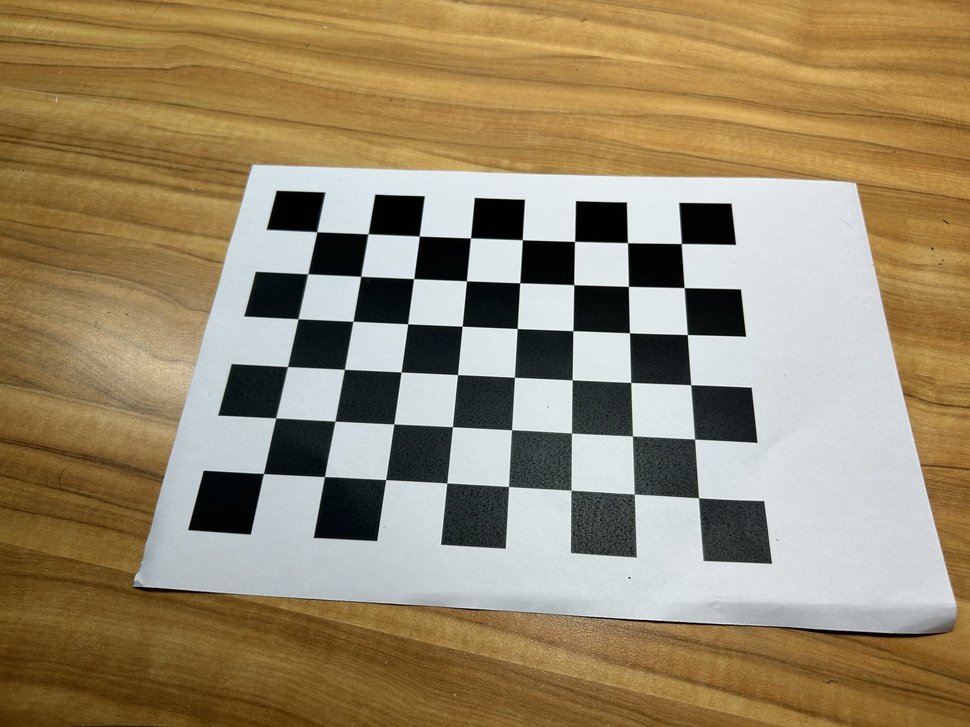
#> input picture AssignmentIII/PartA/calibrate_src/IMG_0.jpg, 970 x 727 px, shrunk from 4032 x 3024 before the run
$ python hw3_b.py
#> lines starting #> are read from the running program, lines starting #| are printed output that depends on the picture; after the words box and inside, x2 and y2 are one past the last pixel; in counts of white or black regions, pixels touching at a corner belong together
import cv2
import math
import os
import matplotlib.pyplot as plt

while True:
    print("enter filepath reletive to current working directory")
    print("current working directory is " + os.getcwd())
    print("example: ./images/er7-1.jpg")
    filepath = input("filepath: ")
#> the answer given: ../PartA/calibrate_src/IMG_0.jpg
    fig = plt.figure()
    fig.suptitle("Image: " + os.path.basename(filepath))
    plt.subplots_adjust(
                    bottom=0,
                    wspace=0,
                    hspace=0.42)

    img = cv2.imread(filepath)
#> img is the input picture: shape (727, 970, 3); mean B, G, R 106.3, 135.8, 151.8
    h, w = img.shape[:2]
#> h = 727; w = 970

    # plot original image
    ax = fig.add_subplot(3, 2, 1)
    plt.imshow(img)
    ax.set_title('Original image')

    ori_img = img.copy()
    img = cv2.cvtColor(img, cv2.COLOR_BGR2GRAY)
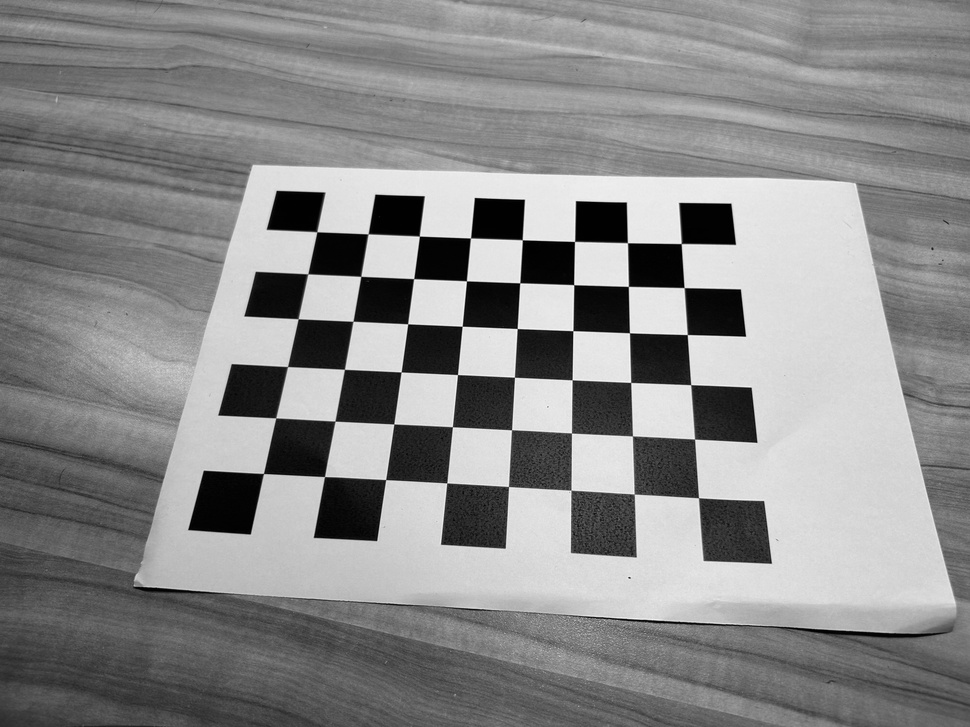
#> img: shape (727, 970); min 0, max 254, mean 137.3
    img = cv2.GaussianBlur(img, (9, 9), 0)
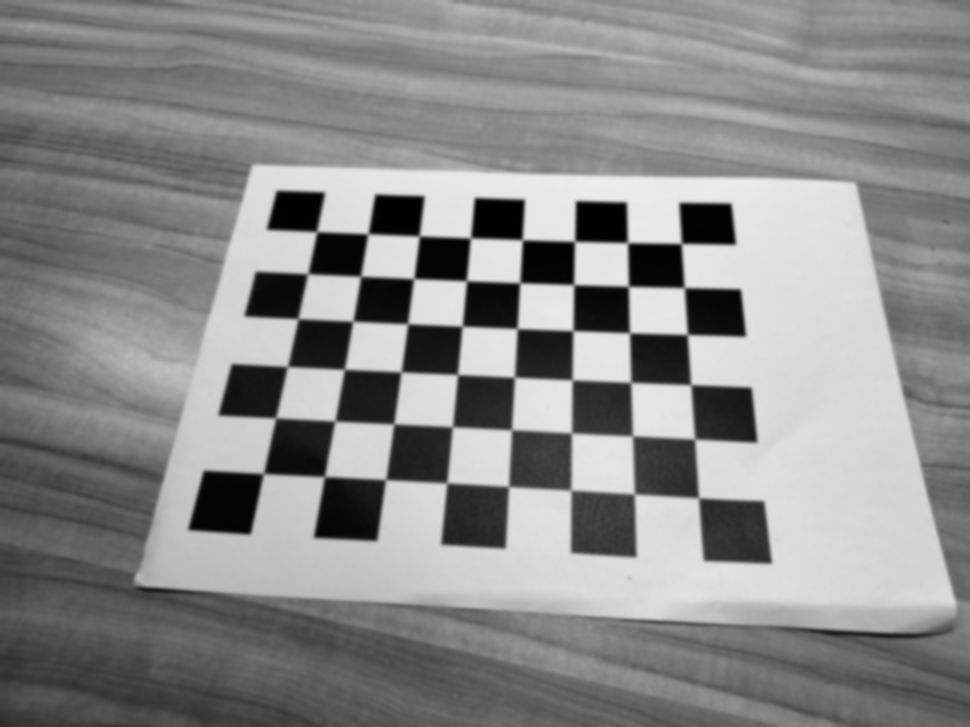
#> img: shape (727, 970); min 1, max 237, mean 137.3
    img = cv2.threshold(img, 200, 255, cv2.THRESH_BINARY)[1]
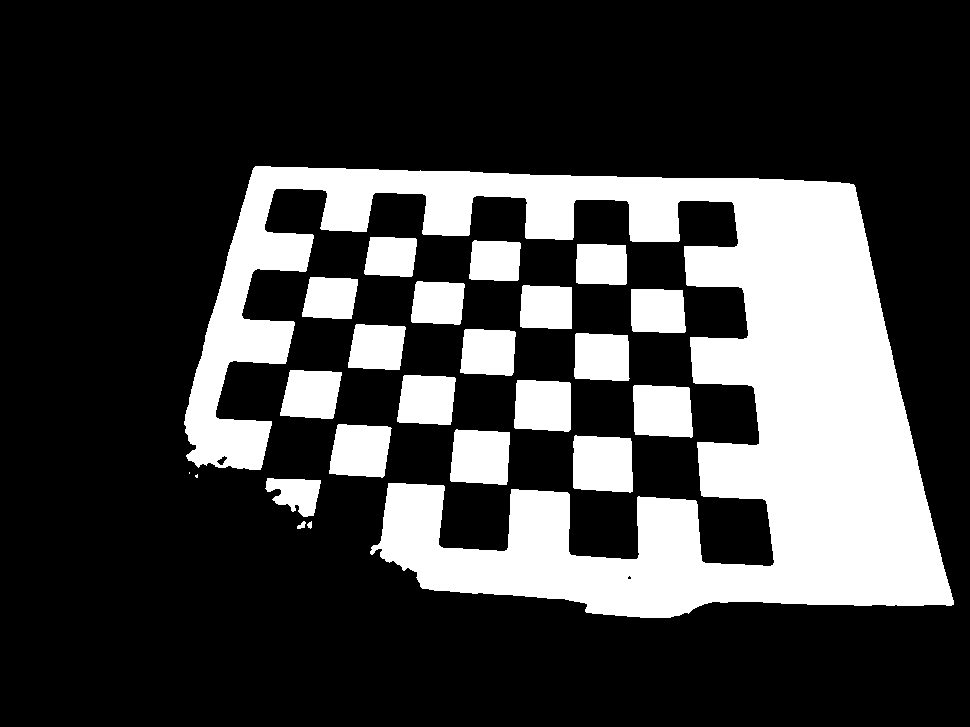
#> img: shape (727, 970); 25.1% white; 23 white regions (2 under 20 px)
    contours, _ = cv2.findContours(img, cv2.RETR_EXTERNAL, cv2.CHAIN_APPROX_SIMPLE)
#> contours = 23 contours, 3 with area under 20; largest, box (x1, y1, x2, y2) and area: (184, 166, 954, 618) 131726, (573, 435, 633, 493) 3086, (450, 429, 510, 485) 2877, (633, 385, 693, 438) 2790, (329, 424, 392, 478) 2710

    # plot image after preprocess
    ax = fig.add_subplot(3, 2, 2)
    plt.imshow(img)
    ax.set_title('After preprocess')

    ax = fig.add_subplot(3, 2, 3)
    ax.set_ylim(0, h)
    ax.set_xlim(0, w)
    ax.invert_yaxis()
    ax.set_aspect('equal', adjustable='box')
    ax.set_title('Contour')

    info_centroid_str = "centroids: "
    info_angle_str = "principle angles(deg): "
    for c in contours:
        # plot image after preprocess
        ax.plot(c[:, 0, 0], c[:, 0, 1])

        M = cv2.moments(c)
#> (the run stopped early here; a loop or call above may not have finished)

$ run again, on AssignmentIII/PartA/calibrate_src/IMG_01.jpg
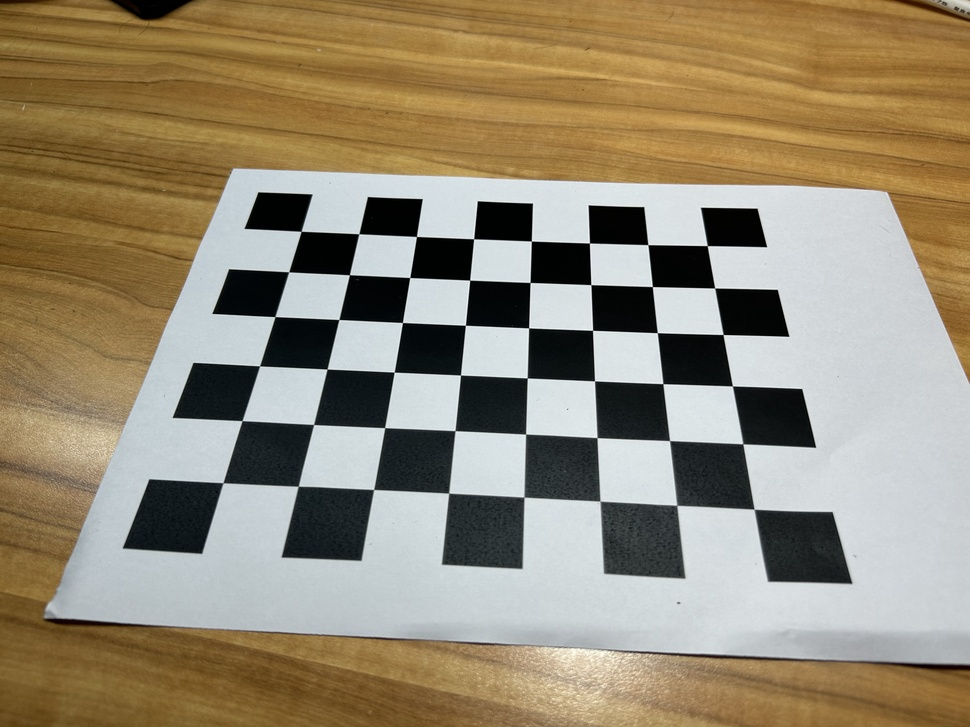
#> input picture AssignmentIII/PartA/calibrate_src/IMG_01.jpg, 970 x 727 px, shrunk from 4032 x 3024 before the run
#> img is the input picture: shape (727, 970, 3); mean B, G, R 115, 137.5, 148.9
#> `img = cv2.GaussianBlur(img, (9, 9), 0)`:
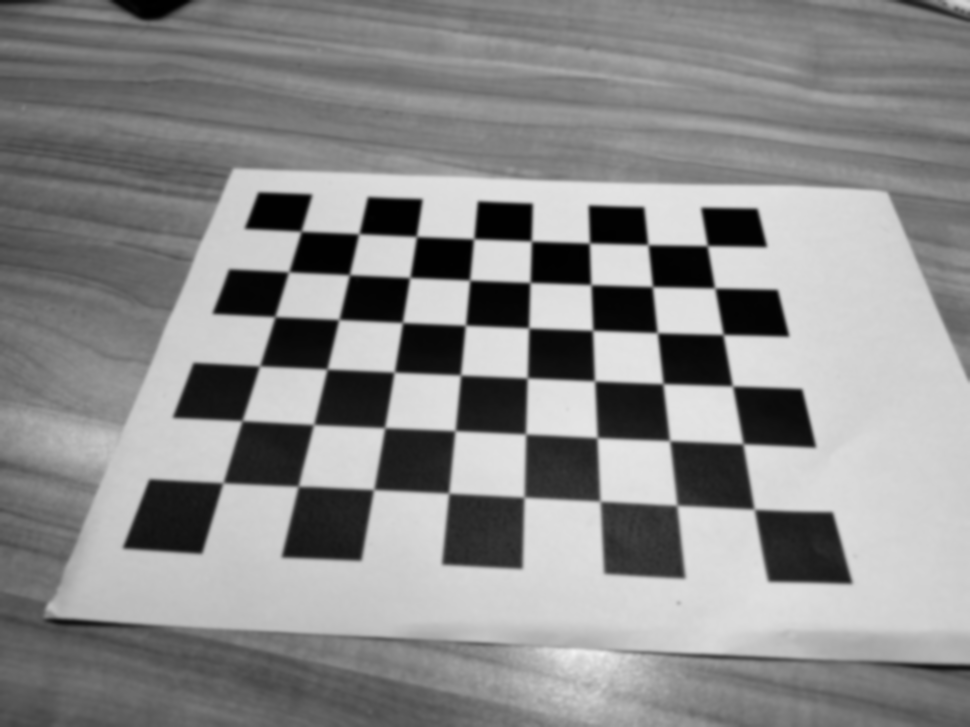
#> img: shape (727, 970); min 0, max 241, mean 138.4
#> `img = cv2.threshold(img, 200, 255, cv2.THRESH_BINARY)[1]`:
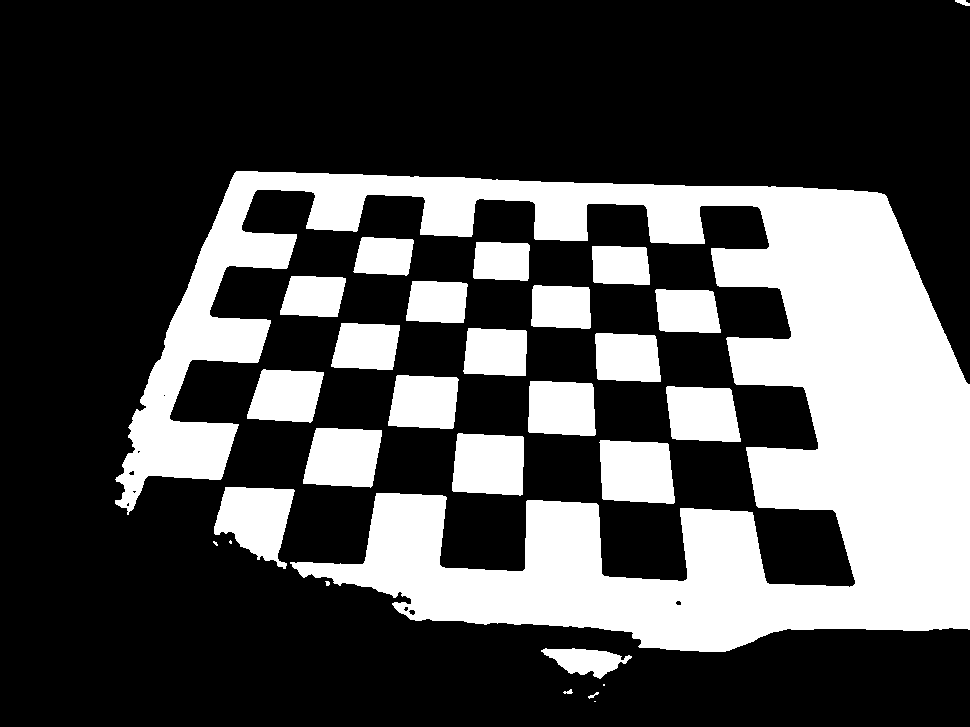
#> img: shape (727, 970); 29.6% white; 28 white regions (5 under 20 px)
#> contours = 28 contours, 7 with area under 20; largest, box (x1, y1, x2, y2) and area: (115, 171, 970, 652) 150396, (599, 440, 675, 504) 4145, (214, 487, 295, 569) 4078, (452, 433, 524, 496) 3948, (303, 428, 382, 488) 3801

$ run again, on AssignmentIII/PartA/calibrate_src/IMG_02.jpg
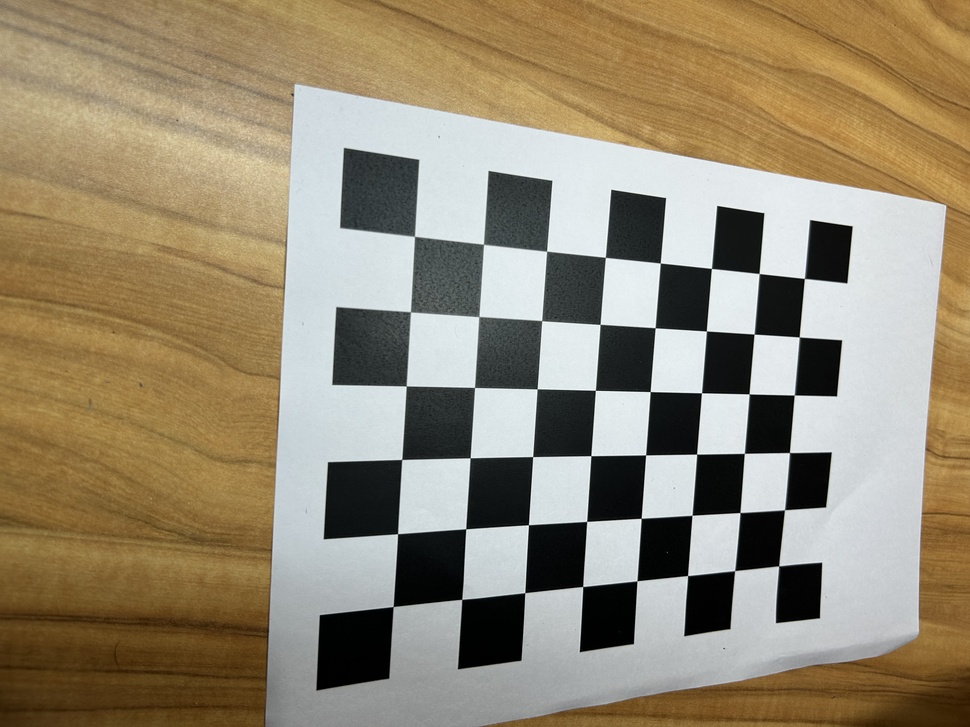
#> input picture AssignmentIII/PartA/calibrate_src/IMG_02.jpg, 970 x 727 px, shrunk from 4032 x 3024 before the run
#> img is the input picture: shape (727, 970, 3); mean B, G, R 114, 136.7, 148.5
#> `img = cv2.GaussianBlur(img, (9, 9), 0)`:
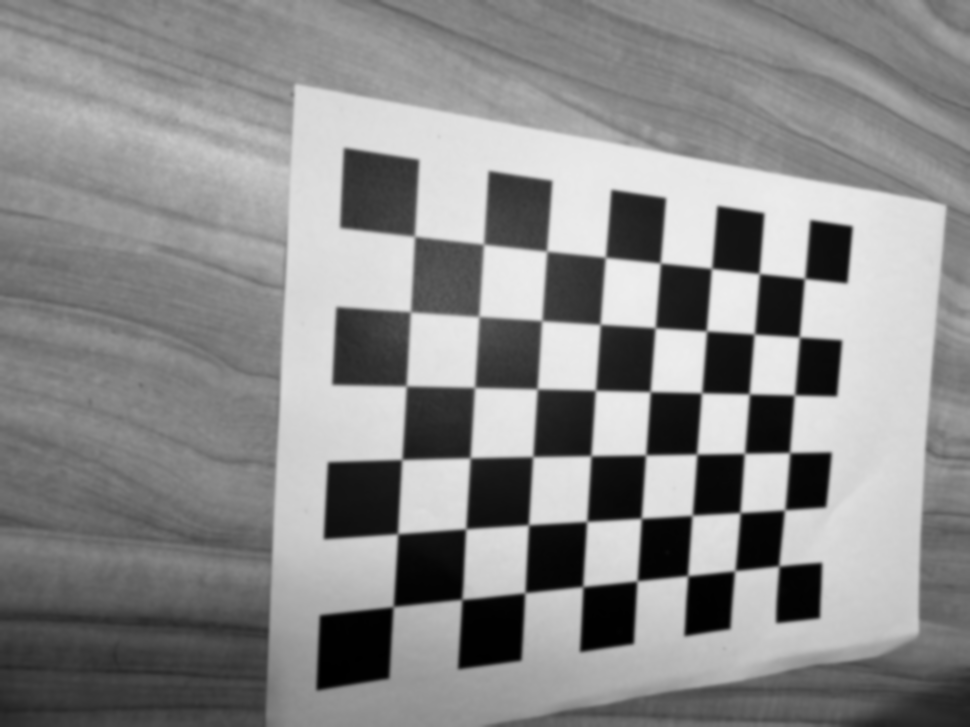
#> img: shape (727, 970); min 0, max 238, mean 137.6
#> `img = cv2.threshold(img, 200, 255, cv2.THRESH_BINARY)[1]`:
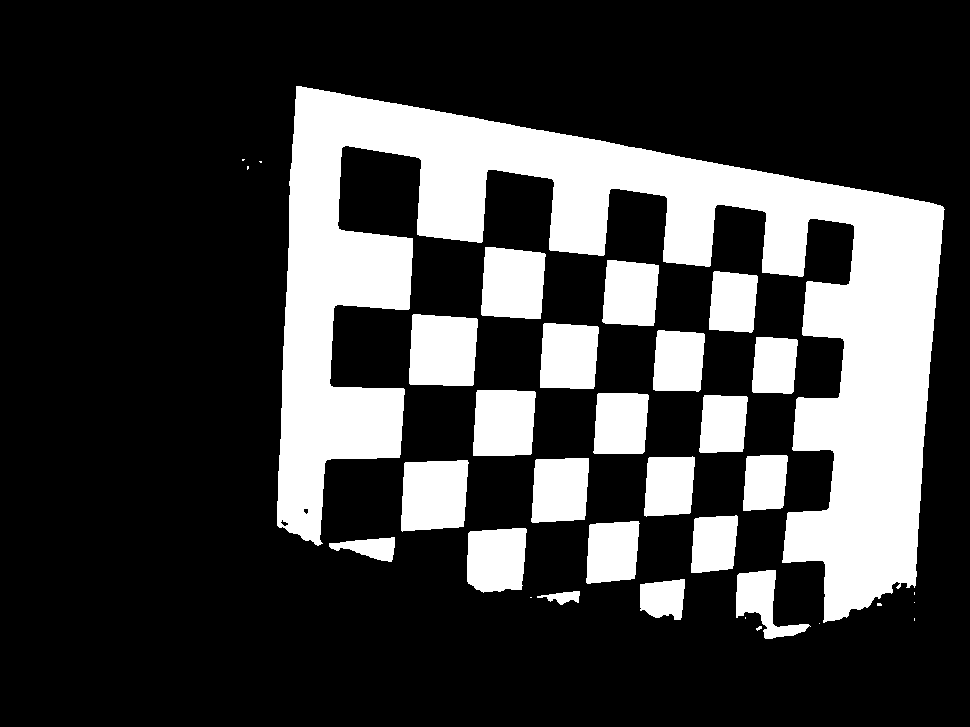
#> img: shape (727, 970); 24.4% white; 33 white regions (11 under 20 px)
#> contours = 33 contours, 11 with area under 20; largest, box (x1, y1, x2, y2) and area: (277, 86, 945, 623) 111086, (409, 314, 478, 386) 4408, (401, 460, 469, 532) 4210, (481, 247, 546, 319) 3995, (473, 390, 536, 456) 3747

$ run again, on AssignmentIII/PartA/calibrate_src/IMG_03.jpg
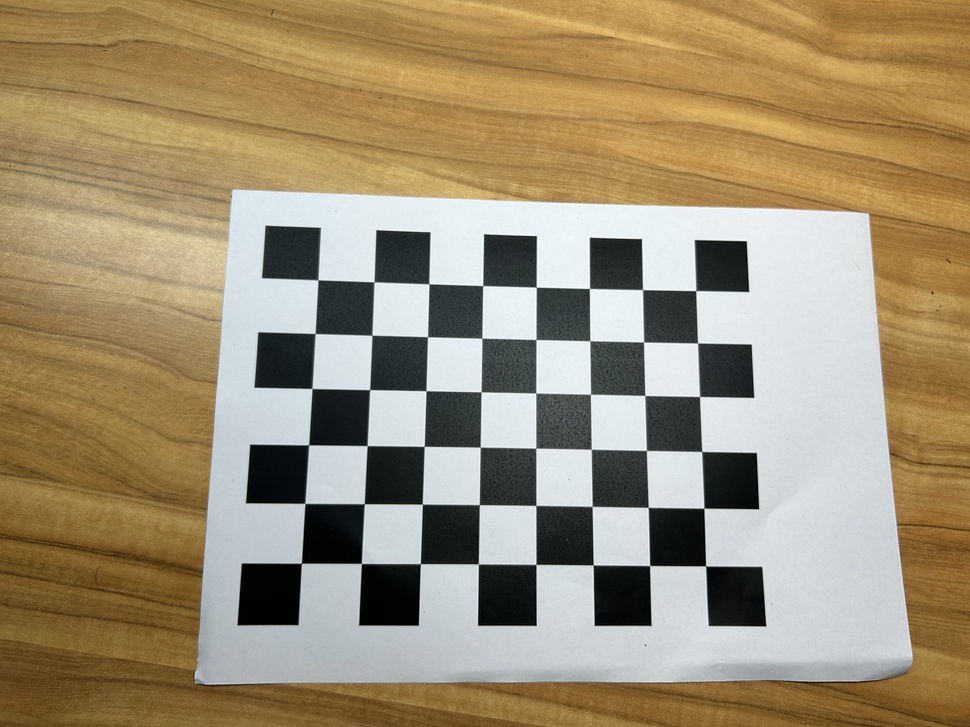
#> input picture AssignmentIII/PartA/calibrate_src/IMG_03.jpg, 970 x 727 px, shrunk from 4032 x 3024 before the run
#> img is the input picture: shape (727, 970, 3); mean B, G, R 115.4, 143.4, 158.4
#> `img = cv2.GaussianBlur(img, (9, 9), 0)`:
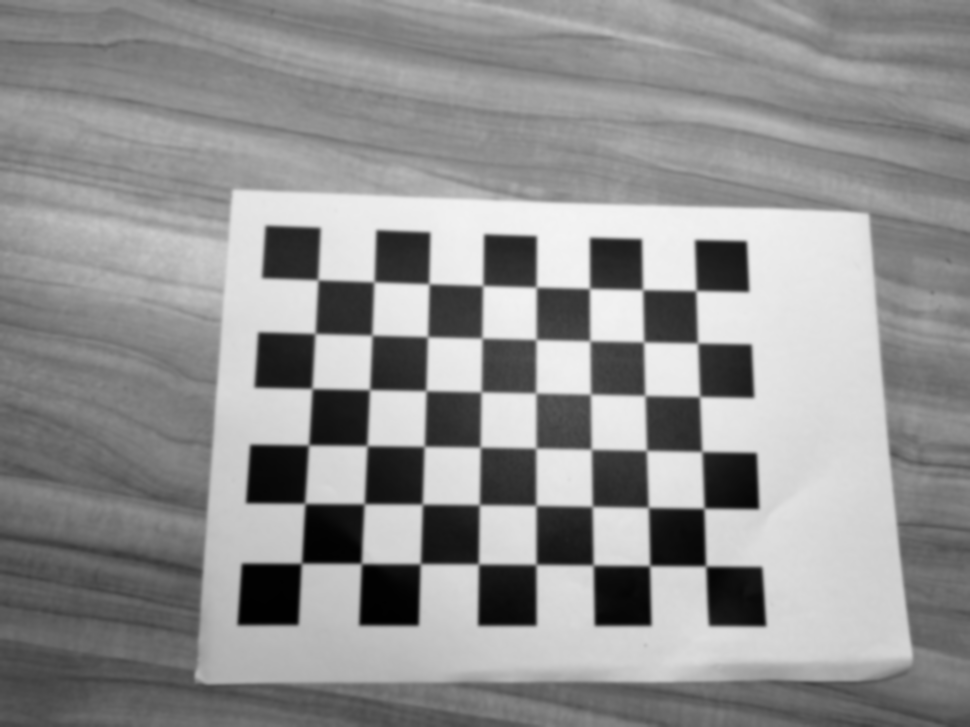
#> img: shape (727, 970); min 1, max 244, mean 144.7
#> `img = cv2.threshold(img, 200, 255, cv2.THRESH_BINARY)[1]`:
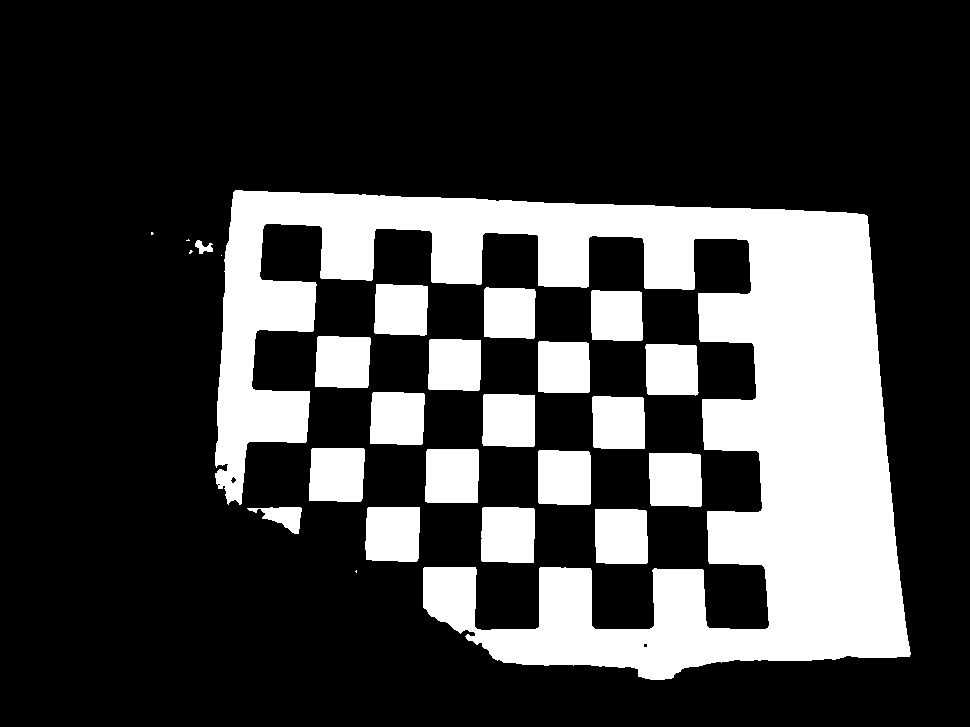
#> img: shape (727, 970); 25% white; 25 white regions (5 under 20 px)
#> contours = 25 contours, 5 with area under 20; largest, box (x1, y1, x2, y2) and area: (215, 190, 911, 680) 126320, (481, 507, 535, 563) 2824, (365, 507, 420, 562) 2792, (309, 448, 365, 502) 2768, (538, 450, 591, 505) 2752
